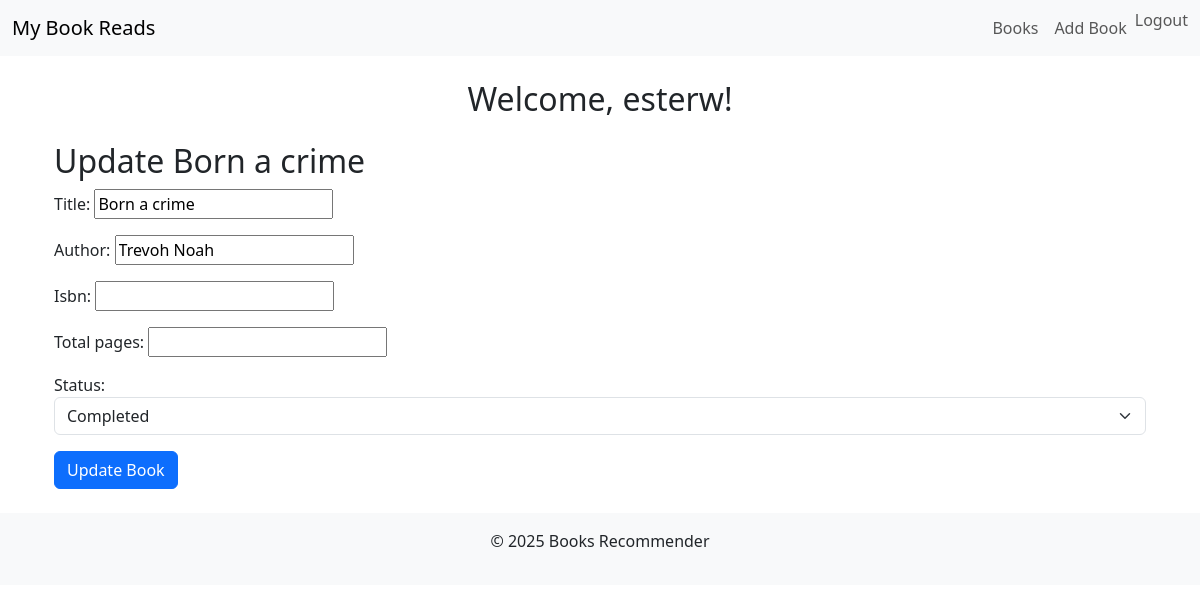
The page /books/5/edit/ (signed in) on the database its author committed.
### books/models.py (models this page shows)
class Book(models.Model):
    STATUS_CHOICES = (
        ('reading', 'Currently Reading'),
        ('completed', 'Completed'),
        ('want_to_read', 'Want to Read'),
    )
    user = models.ForeignKey(User, on_delete=models.CASCADE, related_name='books')
    title = models.CharField(max_length=255)
    author = models.CharField(max_length=255)
    isbn = models.CharField(max_length=13, db_index=True, blank=True)
    total_pages = models.PositiveIntegerField(null=True, blank=True)
    current_page = models.PositiveIntegerField(default=0)
    status = models.CharField(
        max_length=20,
        choices=STATUS_CHOICES,
        default='want_to_read'
    )
    date_added = models.DateTimeField(auto_now_add=True)
    last_updated = models.DateTimeField(auto_now=True)
    class Meta:
        ordering = ['-date_added']
        unique_together = ['user', 'title', 'author']
        verbose_name = 'Book'

### books/views.py (the view)
# urls.py: path("books/<int:pk>/edit/", BookUpdateView.as_view(), name="book-edit"),
class BookUpdateView(LoginRequiredMixin, UpdateView):
    model = Book
    form_class = BookForm
    template_name = "books/book_form.html"
    success_url = reverse_lazy('book_list')
    def get_object(self, queryset=None):
        book = super().get_object(queryset)
        if book.user != self.request.user:
            raise Http404("You do not have permission to edit this book.")
        return book

### books/forms.py
class BookForm(forms.ModelForm):
    class Meta:
        model = Book
        fields = ['title', 'author', 'isbn', 'total_pages', 'status']
        widgets = {
            'status': forms.Select(attrs={'class': 'form-select'}),
        }
    def __init__(self, *args, **kwargs):
        super().__init__(*args, **kwargs)
        self.fields['total_pages'].widget.attrs['min'] = 1

### books/templates/books/book_form.html (shortened to what this page needs)
{% extends "books/base.html" %}
{% block content %}
<div class="container">
    <h2>
        {% if object %}Update {{ object.title }}{% else %}Add New Book{% endif %}
    </h2>
    {% if not request.user.is_authenticated %}
    <div class="alert alert-danger">
        <i class="fas fa-exclamation-triangle"></i>
        You must be <a href="{% url 'login' %}?next={{ request.path }}">logged in</a>
        to add or edit books.
    </div>
    {% else %}
        <form method="post">
            {{ form.as_p }}
            <button type="submit" class="btn btn-primary">
                {% if object %}Update Book{% else %}Add Book{% endif %}
            </button>
        </form>
    {% endif %}
</div>
{% endblock %}

### books/templates/books/base.html (shortened to what this page needs)
<!DOCTYPE html>
<html lang="en">
<head>
    {% load static %}
    <link href="https://cdn.jsdelivr.net/npm/bootstrap@5.3.2/dist/css/bootstrap.min.css" rel="stylesheet">
    <link rel="stylesheet" href="{% static 'books/styles.css' %}">
</head>
<body>
    <nav class="navbar navbar-expand-lg navbar-light bg-light mb-4">
        <div class="container-fluid">
            <a class="navbar-brand" href="{% url 'book_list' %}">My Book Reads</a>
            <div class="collapse navbar-collapse" id="navbarNav">
                <ul class="navbar-nav ms-auto">
                    <li class="nav-item">
                        <a class="nav-link" href="{% url 'book_list' %}">Books</a>
                    </li>
                    {% if user.is_authenticated %}
                        <li class="nav-item">
                            <a class="nav-link" href="{% url 'book-add' %}">Add Book</a>
                        </li>
                        <li class="nav-item">
                            <form method="post" action="{% url 'logout' %}" class="d-inline">
                                <button type="submit" class="btn btn-link nav-link" style="padding:0;">Logout</button>
                            </form>
                        </li>
                    {% endif %}
                </ul>
            </div>
        </div>
    </nav>
{% if user.is_authenticated %}
    <h2 class="text-center mb-4">
        Welcome, {{ user.username }}!
    </h2>
{% else %}
    <h2 class="text-center mb-4">
        Welcome, Guest!
    </h2>
{% endif %}
    <main class="container">
        {% block content %}
        {% endblock %}
    </main>
    <footer class="bg-light text-center py-3 mt-4">
        <p>&copy; {{ year|default:2025 }} Books Recommender</p>
    </footer>
</body>
</html>

### rows shown on the page
Book: title "Born a crime", author "Trevoh Noah", status "Completed"

### other values the page prints
{{ user.username }} "esterw"
{{ year|default:2025 }} "2025"
